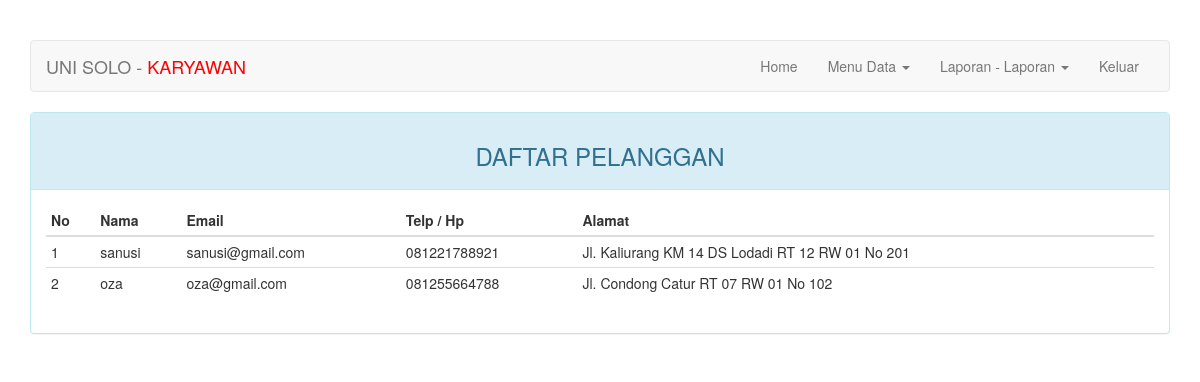
Page /karyawan/index.php?halaman=pelanggan (signed in) on the committed database.
### tables this page shows
CREATE TABLE IF NOT EXISTS `pelanggan` (
`id_pelanggan` int(10) NOT NULL,
  `nama` varchar(20) NOT NULL,
  `email` varchar(20) NOT NULL,
  `telpon` varchar(12) NOT NULL,
  `alamat` varchar(50) NOT NULL,
  `password` varchar(60) NOT NULL
);

### karyawan/halaman/pelanggan.php (the view)
<div class="col-md-12">
    <div class="panel panel-info">
        <div class="panel-heading"><h3 class="text-center">DAFTAR PELANGGAN</h3></div>
        <div class="panel-body">
            <table class="table table-condensed">
                <thead>
                    <tr>
                        <th>No</th>
                        <th>Nama</th>
                        <th>Email</th>
                        <th>Telp / Hp</th>
                        <th>Alamat</th>
                    </tr>
                </thead>
                <tbody>
                <?php if ($query = $koneksi->query("SELECT * FROM pelanggan")): ?>
                    <?php $no = 1; ?>
                    <?php while($pelanggan = $query->fetch_assoc()): ?>
                    <tr>
                        <td><?=$no++?></td>
                        <td><?=$pelanggan['nama']?></td>
                        <td><?=$pelanggan['email']?></td>
                        <td><?=$pelanggan['telpon']?></td>
                        <td><?=$pelanggan['alamat']?></td>
                    </tr>
                    <?php endwhile ?>
                <?php endif ?>
                </tbody>
            </table>
        </div>
    </div>
</div>

### karyawan/index.php (style rules this page uses)
body { margin-top: 40px; }

### rows in the picture
pelanggan: nama "sanusi", email "sanusi@gmail.com", telpon "081221788921", alamat "Jl. Kaliurang KM 14 DS Lodadi RT 12 RW 01 No 201"
pelanggan: nama "oza", email "oza@gmail.com", telpon "081255664788", alamat "Jl. Condong Catur RT 07 RW 01 No 102"

### other values in the picture
$_SESSION['nama_karyawan'] "KARYAWAN"
